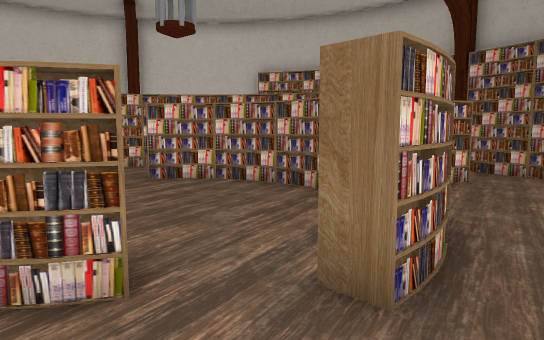
[1] (above)

24 first-person views from a walk through a Unity game level. The camera is 1.4 m above the floor, tilts 6° down and sees 70° across. The floor is counted in squares, 1 m on a side. Each view is taken from the middle of a square. On the plan, view 1 faces up. The plan holds only what a view shows up to about 16 squares ahead; the rest is blank. Some surface patterns are stand-ins.

[2]
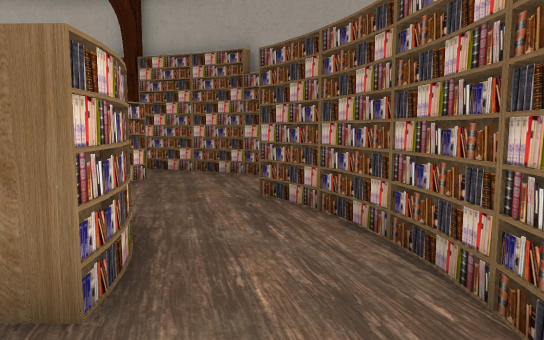

[3]
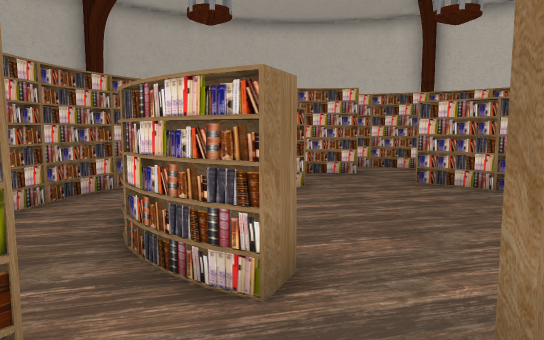

[4]
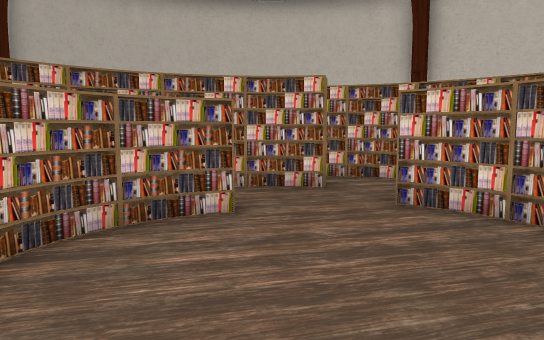

[5]
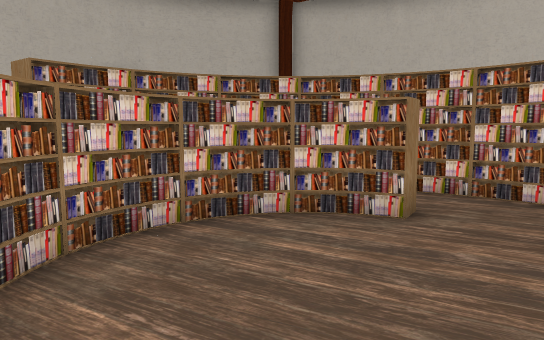

[6]
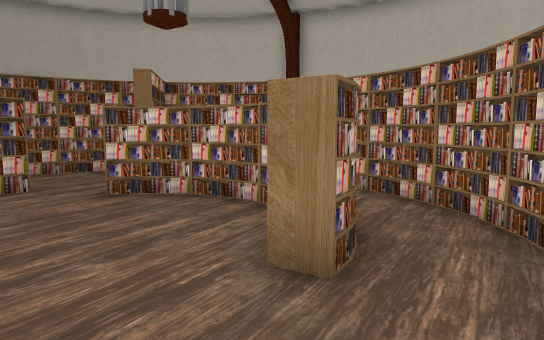

[7]
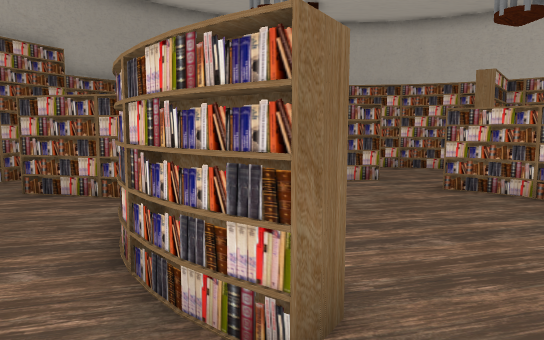

[8]
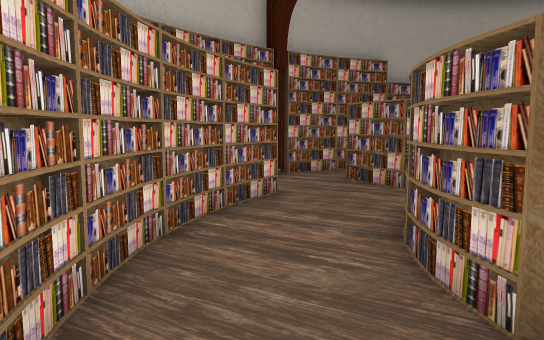

[9]
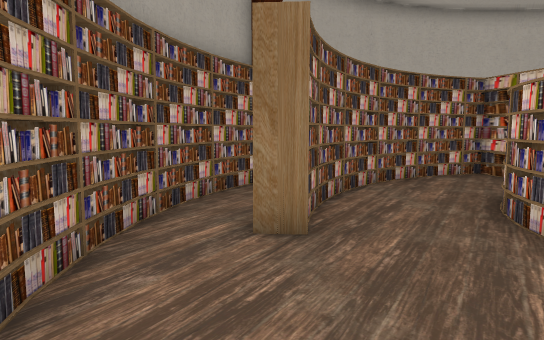

[10]
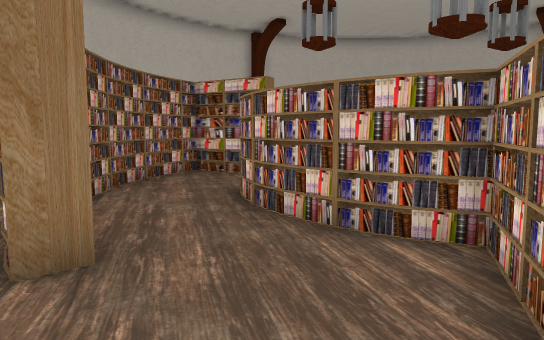

[11]
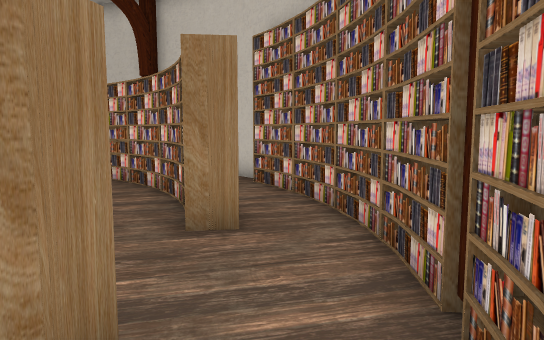

[12]
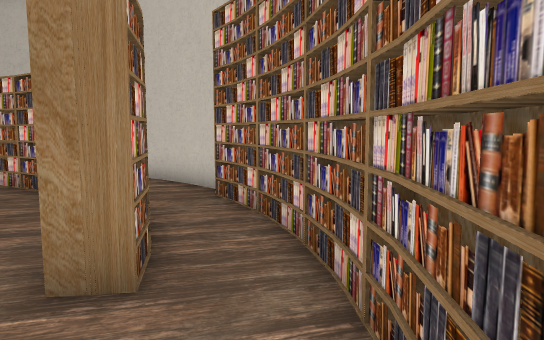

[13]
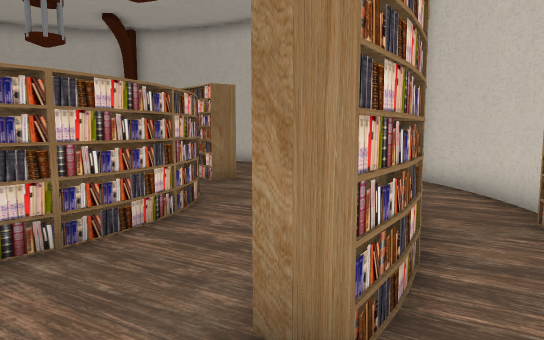

[14]
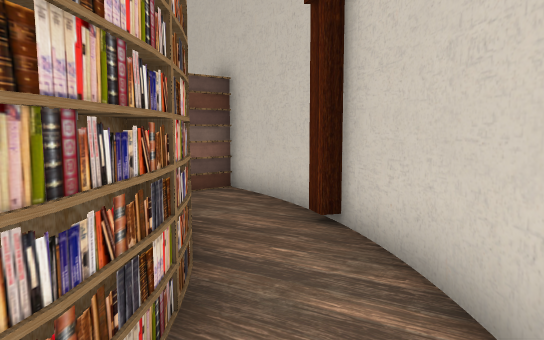

[15]
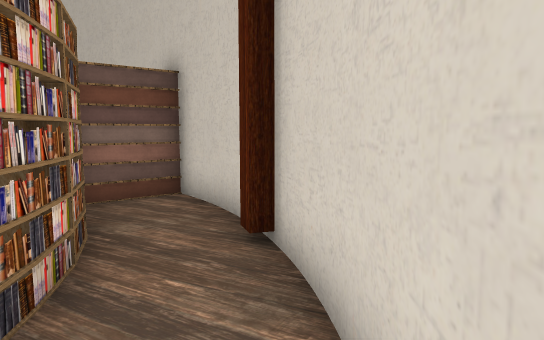

[16]
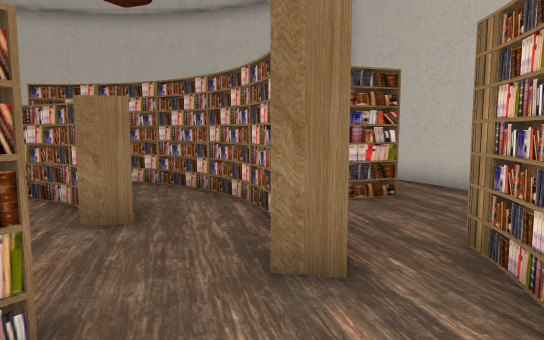

[17]
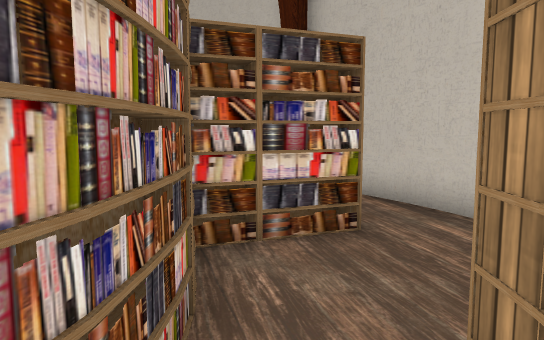

[18]
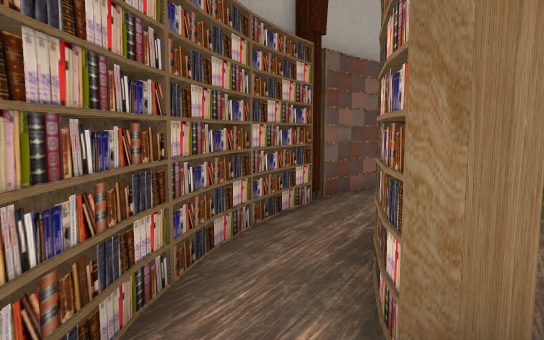

[19]
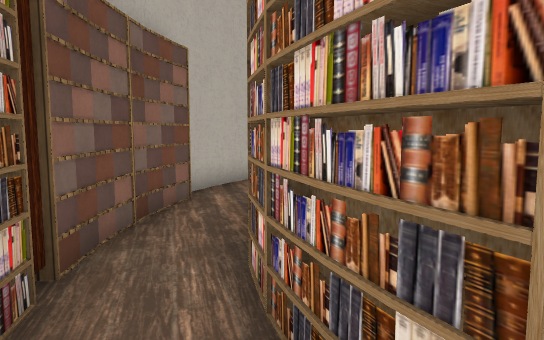

[20]
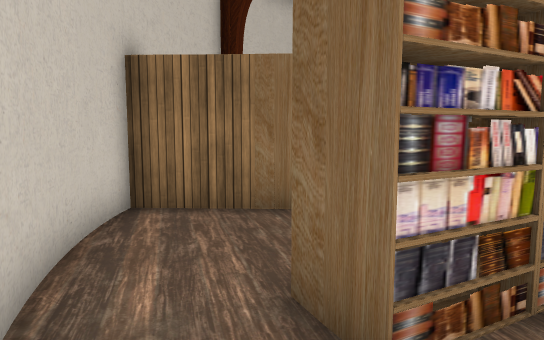

[21]
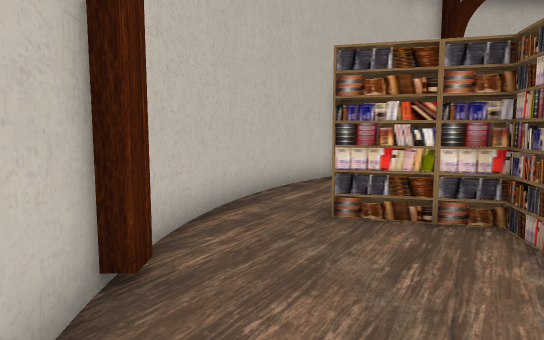

[22]
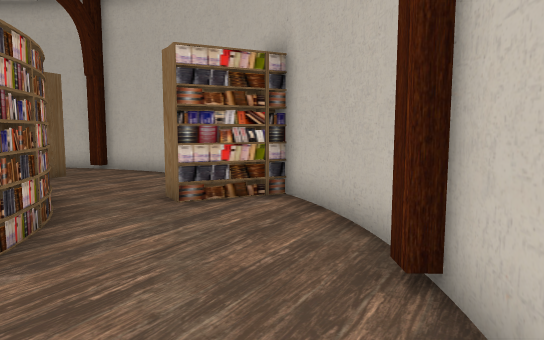

[23]
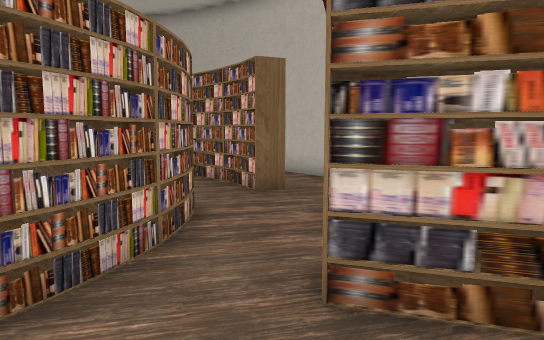

[24]
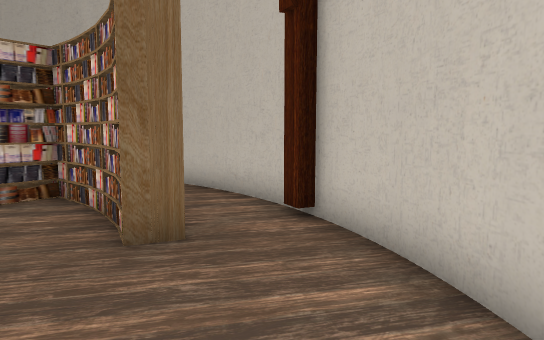

### Floor plan
Key: @ floor where view 1 was taken; # wall or solid block; . floor.
Columns run from 14 left of view 1 to 8 right of it. Each row starts with its distance up from view 1.
 18          ######
 17       ####....###
 16      ##.........###
 15    ###...######...##
 14    #.#.###....###..##
 13   ##.###........#...##
 12  ##..................#
 11  #.....##..####......##
 10  #.##.##......##.###..#
  9 ##.####........###....#
  8 #....##.##......#.....#
  7 #....##.##......#.....#
  6 #....##.##......#.....#
  5 #....##.##......#..##.#
  4 ##....#..####..##..##.#
  3  #....##..###..#...#..#
  2  ####..##.........##.##
  1   ##.....    #...##..#
  0      ........#@.##..##
 -1      ....##..####..##
 -2     ##...######...##
 -3      ##.....   ..##
 -4       #####.. ####
 -5           ####

Where each view was taken, in squares from view 1:
view 1: 0 up, 0 right, facing up
view 2: 0 up, 0 right, facing up-right
view 3: 1 up, 1 right, facing up-left
view 4: 4 up, 0 right, facing up-left
view 5: 6 up, 1 right, facing left
view 6: 12 up, 5 left, facing down
view 7: 13 up, 5 left, facing down-right
view 8: 13 up, 6 left, facing right
view 9: 11 up, 6 right, facing down
view 10: 10 up, 7 right, facing down-left
view 11: 10 up, 7 right, facing up-left
view 12: 12 up, 6 right, facing up-left
view 13: 13 up, 5 right, facing left
view 14: 16 up, 0 right, facing left
view 15: 17 up, 1 left, facing left
view 16: 14 up, 3 left, facing down-left
view 17: 13 up, 6 left, facing down-left
view 18: 8 up, 7 right, facing down
view 19: 4 up, 7 right, facing down-left
view 20: 8 up, 13 left, facing up-right
view 21: 3 up, 12 left, facing up
view 22: 10 up, 12 left, facing down
view 23: 5 up, 12 left, facing down-right
view 24: 1 up, 10 left, facing down-right
